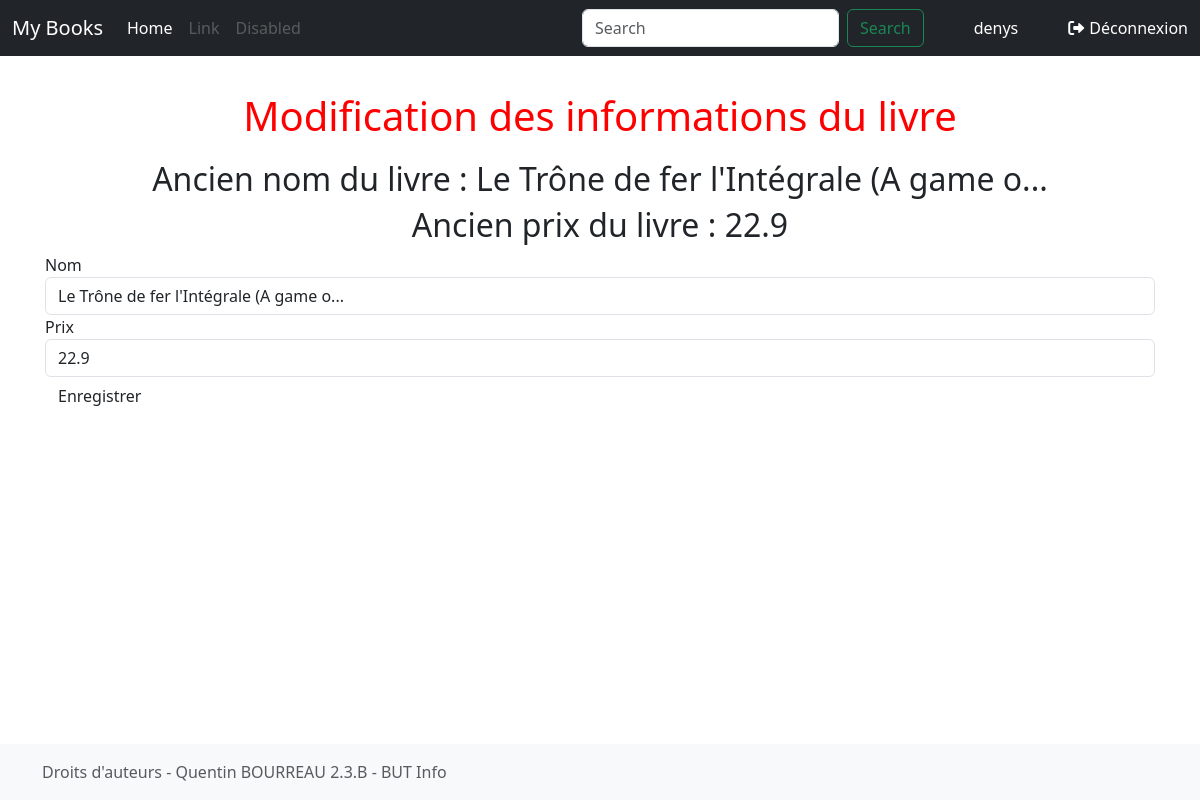
The page /edit/book/2 (signed in) on the database its author committed.
### tp-flask/tuto/models.py (models this page shows, shortened)
class User(db.Model, UserMixin):
    username = db.Column(db.String(50), primary_key=True)
    password = db. Column(db.String(64))

class Book(db.Model):
    id = db.Column(db.Integer, primary_key =True)
    price = db.Column(db.Float)
    title = db.Column(db.String(100))
    url = db.Column(db.String(100))
    img = db.Column(db.String(100))
    authors = db.relationship('Author', secondary=book_author_association, backref=db.backref('books', lazy='dynamic'))

### tp-flask/tuto/views.py (the view)
@app.route("/edit/book/<int:id>")
@login_required
def edit_book(id):
    b = get_book(id)
    f = BookForm(id=b.id ,name=b.title,price=b.price)
    return render_template(
        "edit-book.html",
        book=b, form=f)

### tp-flask/tuto/views.py
class BookForm(FlaskForm):
    id = HiddenField('id')
    name = StringField('Nom', validators=[DataRequired()])
    price = FloatField('Prix', validators=[DataRequired()])

### tp-flask/flask_login/login_manager.py (called while the page is built, shortened)
    def _update_request_context_with_user(self, user=None):
        if user is None:
            user = self.anonymous_user()
        g._login_user = user

    def _load_user(self):
        if self._user_callback is None and self._request_callback is None:
            raise Exception(
                "Missing user_loader or request_loader. Refer to "
                "http://flask-login.readthedocs.io/#how-it-works "
                "for more info."
            )
        user_accessed.send(current_app._get_current_object())
        if self._session_protection_failed():
            return self._update_request_context_with_user()
        user = None
        user_id = session.get("_user_id")
        if user_id is not None and self._user_callback is not None:
            user = self._user_callback(user_id)
        return self._update_request_context_with_user(user)

    def _session_protection_failed(self):
        sess = session._get_current_object()
        ident = self._session_identifier_generator()
        app = current_app._get_current_object()
        mode = app.config.get("SESSION_PROTECTION", self.session_protection)
        if not mode or mode not in ["basic", "strong"]:
            return False

    def _update_remember_cookie(self, response):
        if "_remember" not in session and current_app.config.get(
            "REMEMBER_COOKIE_REFRESH_EACH_REQUEST"
        ):
            session["_remember"] = "set"
        if "_remember" in session:
            operation = session.pop("_remember", None)
            if operation == "set" and "_user_id" in session:
                self._set_cookie(response)
            elif operation == "clear":
                self._clear_cookie(response)
        return response

### tp-flask/flask_login/mixins.py (called while the page is built)
    @property
    def is_active(self):
        return True

    @property
    def is_authenticated(self):
        return self.is_active

### tp-flask/flask_login/utils.py (called while the page is built)
def _get_user():
    if has_request_context():
        if "_login_user" not in g:
            current_app.login_manager._load_user()
        return g._login_user
    return None

def _get_remote_addr():
    address = request.headers.get("X-Forwarded-For", request.remote_addr)
    if address is not None:
        address = address.encode("utf-8").split(b",")[0].strip()
    return address

def _user_context_processor():
    return dict(current_user=_get_user())

### tp-flask/tuto/templates/edit-book.html (shortened to what this page needs)
{% extends "base.html" %}
{% block styles %}
{{ super() }}
<link rel="stylesheet" href="{{ url_for('static', filename='home.css')}}">
{% endblock %}
{% block content %}
    <h1>Modification des informations du livre</h1>
    <h2>Ancien nom du livre : {{ book.title }}</h2>
    <h2>Ancien prix du livre : {{ book.price }}</h2>
    <form method="POST" action="{{ url_for('save_book') }}">
        <div class=
            {% if form.name.errors %}
            "form-group has-error"
            {% else %}
            "form-group"
            {% endif %}
            >
            {{ form.name.label }} {{ form.name(size =50, class_ ="form-control") }}
            {{ form.price.label }} {{ form.price(size =50, class_ ="form-control") }}
        </div>
        <input class="btn btn-default" type="submit" value="Enregistrer">
    </form>
{% endblock %}

### tp-flask/tuto/templates/base.html (shortened to what this page needs)
<!doctype html>
    <html lang="fr">
        <head>
            {% block head %}
            {% block styles %}
            <link rel="stylesheet" href="https://cdnjs.cloudflare.com/ajax/libs/font-awesome/6.0.0/css/all.min.css">
            {{ bootstrap.load_css() }}
            {% endblock %}
            {% endblock %}
        </head>
        <body>
            <header>
                <nav class="navbar navbar-expand-md navbar-dark fixed-top bg-dark">
                    <div class="container-fluid">
                        <a class="navbar-brand" href="{{ url_for('home') }}">My Books</a>
                        <div class="collapse navbar-collapse" id="navbarCollapse">
                            <ul class="navbar-nav me-auto mb-2 mb-md-0">
                                <li class="nav-item">
                                    <a class="nav-link" aria-current="page"
                                    href="{{ url_for('home') }}">Home</a>
                                </li>
                                <li class="nav-item">
                                    <a class="nav-link disabled" href="#">Link</a>
                                </li>
                                <li class="nav-item">
                                    <a class="nav-link disabled">Disabled</a>
                                </li>
                            </ul>
                            <form class="d-flex" role="search" action="{{ url_for('search_book') }}" method ="GET">
                            <input class="form-control me-2" type="search"
                            placeholder="Search" aria-label="Search" name="query">
                            <button class="btn btn-outline-success"
                            type="submit">Search</button>
                            </form>
                            <ul class="nav navbar-nav navbar-right">
                                {% if not current_user.is_authenticated %}
                                    <li><a class="log" href="{{ url_for('login') }}">
                                        <span><i class="fas fa-sign-in-alt"></i>Connexion</span>
                                    </a></li>
                                {% else %}
                                    <li><a class="log">{{ current_user.username }}</a></li>
                                    <li><a class="log" href="{{ url_for('logout') }}">
                                        <span><i class="fas fa-sign-out-alt"></i>Déconnexion</span>
                                    </a></li>
                                {% endif %}
                            </ul>
                        </div>
                    </div>
                </nav>
            </header>
            <main class="flex-shrink-0">
                <div class="container">
                    {% block content %}
                    {% endblock %}
                </div>
            </main>
            <footer class="footer mt-auto py-3 bg-light">
                <div class="container">
                    <span class="text-muted">Droits d'auteurs - Quentin BOURREAU 2.3.B - BUT Info</span>
                </div>
            </footer>
        </body>
    </html>

### tp-flask/tuto/static/home.css (style rules this page uses)
h1 { color: red; margin-bottom: 20px; }
h1, h2 { text-align: center; }
main { margin-top: 2em; }
footer { position: fixed; bottom: 0; width: 100%; }
main > .container { padding: 60px 15px 0; }
a, .btn-signin { text-decoration: none; color: #007bff; transition: color 0.3s ease; }
.nav-link { text-decoration: none; color: #ffffff; transition: color 0.3s ease; }
.log { color: #ffffff; margin-left: 50px; }
.log i { margin-right: 5px; }

### rows shown on the page
User: username "denys"
Book: title "Le Trône de fer l'Intégrale (A game o...", price "22.9"
